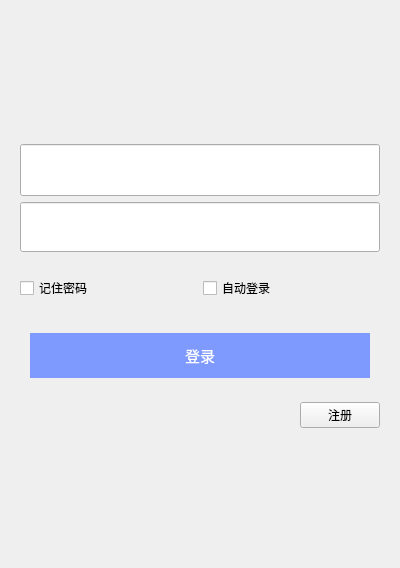
<?xml version="1.0" encoding="UTF-8"?>
<ui version="4.0">
 <class>login</class>
 <widget class="QWidget" name="login">
  <property name="geometry">
   <rect>
    <x>0</x>
    <y>0</y>
    <width>400</width>
    <height>568</height>
   </rect>
  </property>
  <property name="minimumSize">
   <size>
    <width>400</width>
    <height>568</height>
   </size>
  </property>
  <property name="maximumSize">
   <size>
    <width>400</width>
    <height>568</height>
   </size>
  </property>
  <property name="windowTitle">
   <string>Form</string>
  </property>
  <property name="styleSheet">
   <string notr="true">
background-position: center;
</string>
  </property>
  <layout class="QVBoxLayout" name="verticalLayout_2">
   <item>
    <widget class="QWidget" name="widget" native="true">
     <layout class="QHBoxLayout" name="horizontalLayout">
      <item>
       <widget class="QLabel" name="label">
        <property name="minimumSize">
         <size>
          <width>100</width>
          <height>100</height>
         </size>
        </property>
        <property name="maximumSize">
         <size>
          <width>100</width>
          <height>100</height>
         </size>
        </property>
        <property name="styleSheet">
         <string notr="true">border-image: url(:/1.png);
border-radius:50px;
        </string>
        </property>
        <property name="text">
         <string/>
        </property>
       </widget>
      </item>
     </layout>
    </widget>
   </item>
   <item>
    <widget class="QWidget" name="widget_2" native="true">
     <layout class="QHBoxLayout" name="horizontalLayout_2">
      <item>
       <layout class="QVBoxLayout" name="verticalLayout">
        <item>
         <widget class="QLineEdit" name="zhanghao">
          <property name="minimumSize">
           <size>
            <width>320</width>
            <height>52</height>
           </size>
          </property>
         </widget>
        </item>
        <item>
         <widget class="QLineEdit" name="mima">
          <property name="minimumSize">
           <size>
            <width>320</width>
            <height>50</height>
           </size>
          </property>
          <property name="text">
           <string/>
          </property>
          <property name="echoMode">
           <enum>QLineEdit::Password</enum>
          </property>
         </widget>
        </item>
       </layout>
      </item>
     </layout>
    </widget>
   </item>
   <item>
    <widget class="QWidget" name="widget_4" native="true">
     <layout class="QVBoxLayout" name="verticalLayout_3">
      <item>
       <layout class="QHBoxLayout" name="horizontalLayout_3">
        <item>
         <widget class="QCheckBox" name="checkBox_2">
          <property name="text">
           <string>记住密码</string>
          </property>
         </widget>
        </item>
        <item>
         <widget class="QCheckBox" name="checkBox">
          <property name="text">
           <string>自动登录</string>
          </property>
         </widget>
        </item>
       </layout>
      </item>
      <item>
       <spacer name="verticalSpacer">
        <property name="orientation">
         <enum>Qt::Vertical</enum>
        </property>
        <property name="sizeType">
         <enum>QSizePolicy::Maximum</enum>
        </property>
        <property name="sizeHint" stdset="0">
         <size>
          <width>20</width>
          <height>40</height>
         </size>
        </property>
       </spacer>
      </item>
     </layout>
    </widget>
   </item>
   <item>
    <widget class="QWidget" name="widget_3" native="true">
     <layout class="QHBoxLayout" name="horizontalLayout_4">
      <item>
       <widget class="QPushButton" name="pushButton">
        <property name="minimumSize">
         <size>
          <width>240</width>
          <height>45</height>
         </size>
        </property>
        <property name="maximumSize">
         <size>
          <width>340</width>
          <height>45</height>
         </size>
        </property>
        <property name="styleSheet">
         <string notr="true">background:rgb(255, 255, 255);
border-bottom-color: rgb(135, 171, 255);
background-color: rgb(126, 154, 255);
font-size:15px;
font-family:Century Gothic,sans-serif;
font: 22pt &quot;华文行楷&quot;;
color: rgb(255, 255, 255);
border-radius:50px;</string>
        </property>
        <property name="text">
         <string>登录</string>
        </property>
       </widget>
      </item>
     </layout>
    </widget>
   </item>
   <item>
    <widget class="QWidget" name="widget_5" native="true">
     <layout class="QHBoxLayout" name="horizontalLayout_5">
      <item>
       <spacer name="horizontalSpacer">
        <property name="orientation">
         <enum>Qt::Horizontal</enum>
        </property>
        <property name="sizeHint" stdset="0">
         <size>
          <width>40</width>
          <height>20</height>
         </size>
        </property>
       </spacer>
      </item>
      <item>
       <widget class="QPushButton" name="pushButton_2">
        <property name="maximumSize">
         <size>
          <width>100</width>
          <height>30</height>
         </size>
        </property>
        <property name="text">
         <string>注册</string>
        </property>
       </widget>
      </item>
     </layout>
    </widget>
   </item>
   <item>
    <spacer name="verticalSpacer_2">
     <property name="orientation">
      <enum>Qt::Vertical</enum>
     </property>
     <property name="sizeType">
      <enum>QSizePolicy::Minimum</enum>
     </property>
     <property name="sizeHint" stdset="0">
      <size>
       <width>20</width>
       <height>120</height>
      </size>
     </property>
    </spacer>
   </item>
  </layout>
 </widget>
 <resources/>
 <connections/>
</ui>
